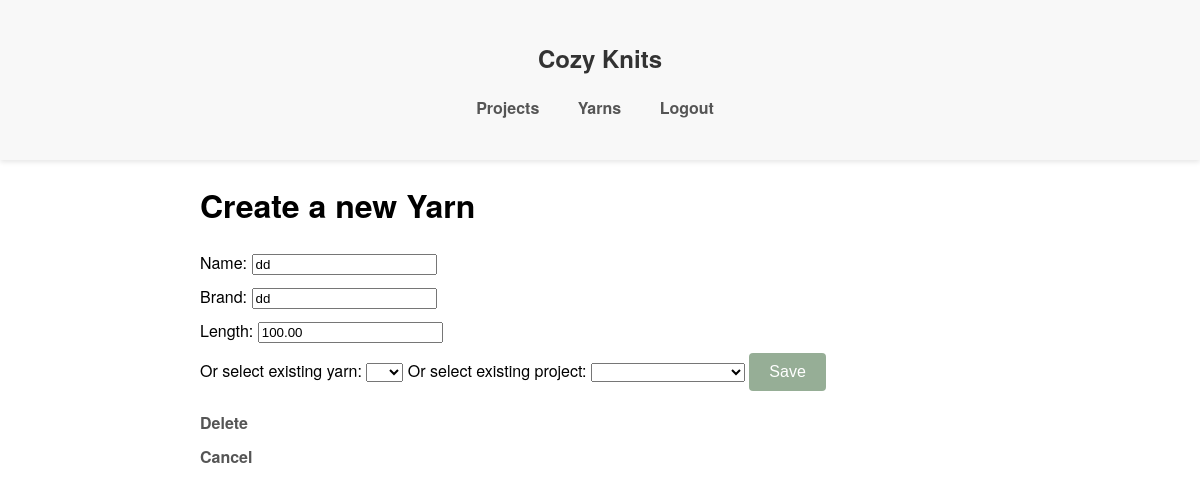
Screenshot of /yarn/21 (signed in) with the database file from the repository.
### knitpro/models.py (models this page shows, shortened)
class Yarn(models.Model):
    user = models.ForeignKey(User, on_delete=models.CASCADE, null=True)
    name = models.CharField(max_length=255,blank=True)
    brand = models.CharField(max_length=155, blank=True)
    weight = models.CharField(max_length=20, blank=True)
    length = models.DecimalField(max_digits=5, decimal_places=2, blank=True, null = True)
    project = models.ForeignKey(Project, on_delete=models.CASCADE, null= True, blank=True)

### knitpro/views.py (the view, shortened to what this page needs)
# urls.py: path('yarn/<int:pk>', YarnUpdateView.as_view()),
class YarnUpdateView(UserPassesTestMixin, UpdateView):
    model = Yarn
    fields = ['name', 'brand', 'length']
    success_url = "/"
    def get_context_data(self, **kwargs):
        context = super().get_context_data(**kwargs)
        context['existing_yarns'] = Yarn.objects.filter(user=self.request.user).exclude(name='')
        context['existing_projects'] = Project.objects.filter(user=self.request.user)
        return context
    def test_func(self):
        yarn = self.get_object()
        return self.request.user == yarn.user

### knitpro/templates/knitpro/yarn_form.html (shortened to what this page needs)
{% extends "knitpro/base.html" %}
{% block "content" %}
  <h1>Create a new Yarn</h1>
  <form method="post">
    {{ form.as_p }}
    <label for="id_existing_yarn">Or select existing yarn:</label>
    <select id="id_existing_yarn" name="existing_yarn">
      <option value=""></option>
      {% for yarn in existing_yarns %}
        <option value="{{ yarn.pk }}">{{ yarn.name }}</option>
      {% endfor %}
    </select>
    <label for="id_project">Or select existing project:</label>
    <select id="id_project" name="project">
      <option value=""></option>
      {% for project in existing_projects %}
        <option value="{{ project.pk }}">{{ project.name }}</option>
      {% endfor %}
    </select>
    <input type="submit" value="Save">
  </form>
    {% if yarn %}
    	<p><a class="delete" href="/yarn/{{ yarn.pk }}/delete">Delete</a></p>
    {% endif %}
  <a href="/">Cancel</a>
{% endblock "content" %}

### knitpro/templates/knitpro/base.html (style rules this page uses)
body { font-family: "Helvetica Neue", Arial, sans-serif; margin: 0; padding: 0; line-height: 1.5; }

### knitpro/templates/knitpro/yarn_form.html (style rules this page uses)
form { margin-bottom: 20px; }
input[type="submit"] { background-color: #96AE96; color: #fff; border: none; padding: 10px 20px; font-size: 16px; border-radius: 4px; cursor: pointer; }
p { margin: 10px 0; }
a { color: #555; text-decoration: none; font-weight: bold; transition: color 0.3s ease; }

### rows the page displays
Yarn: name "dd", brand "dd", length "100.00"
